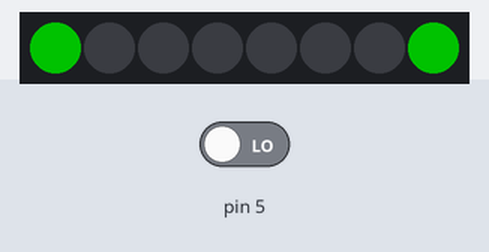
Simulated run of this sketch. Board: Arduino Uno, built with avr-gcc and run on an emulated ATmega328P. Parts: 8 RGB LEDs in strip order, left to right. Inputs (shaded band) come from the test bench; at power-on: pin 5 LOW. Dim RGB values are drawn brighter than linear.

Above: at 0.2 s.
At 1.0 s:
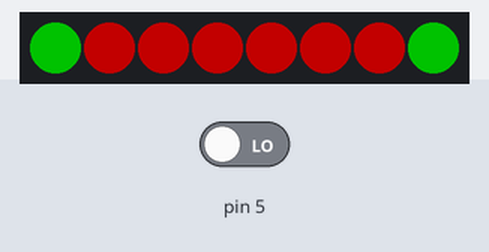
At 1.7 s:
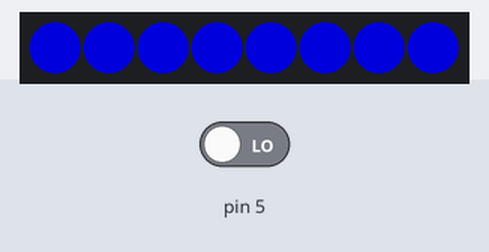
Timing chart, 0 to 3.3 s (numbered marks = the images above):
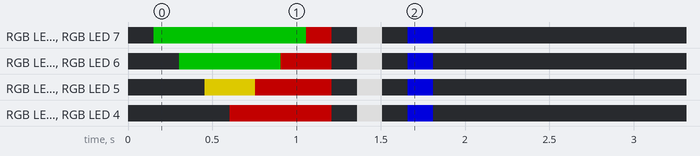

Measured:
- by itself, RGB LED 3, RGB LED 4: off → RGB(88, 0, 0) at 0.61 s, → off 0.60 s later, → RGB(150, 150, 150) 0.15 s later, → off 0.15 s later, … (6 changes in this stretch)
- by itself, RGB LED 0, RGB LED 7: off → RGB(0, 88, 0) at 0.15 s, → RGB(88, 0, 0) 0.90 s later, → off 0.15 s later, → RGB(150, 150, 150) 0.15 s later, … (7 changes in this stretch)

The sketch:

shift_light.ino
```cpp
#include <InterfazE36.h>

// Puntero a nuestra instancia de InterfazE36 y ControladoraLeds.
InterfazE36* interfaz = NULL ;
ControladoraLeds* controladora = NULL ;

void setup()
{
  // Configura los pines de Arduino.
  pinMode(PIN_RPM, INPUT);
  pinMode(PIN_NEOPIXEL, OUTPUT);

  // Instanciamos los objetos que necesitamos.
  interfaz = new InterfazE36(PIN_RPM);
  controladora = new ControladoraLeds(15, 50, 1);

  controladora->checkLeds();
}

void loop()
{
  // Calcula la frecuencia actual de la señal.
  controladora->setFrecuenciaActual( interfaz->getFrecuenciaActual() );
  // En base a la frecuencia, calcula el estado en el que debe estar la tira led.
  controladora->setIdEstadoActual();
  // Aplica el estado a la tira led.
  controladora->aplicarEstadoActual();
}
```
